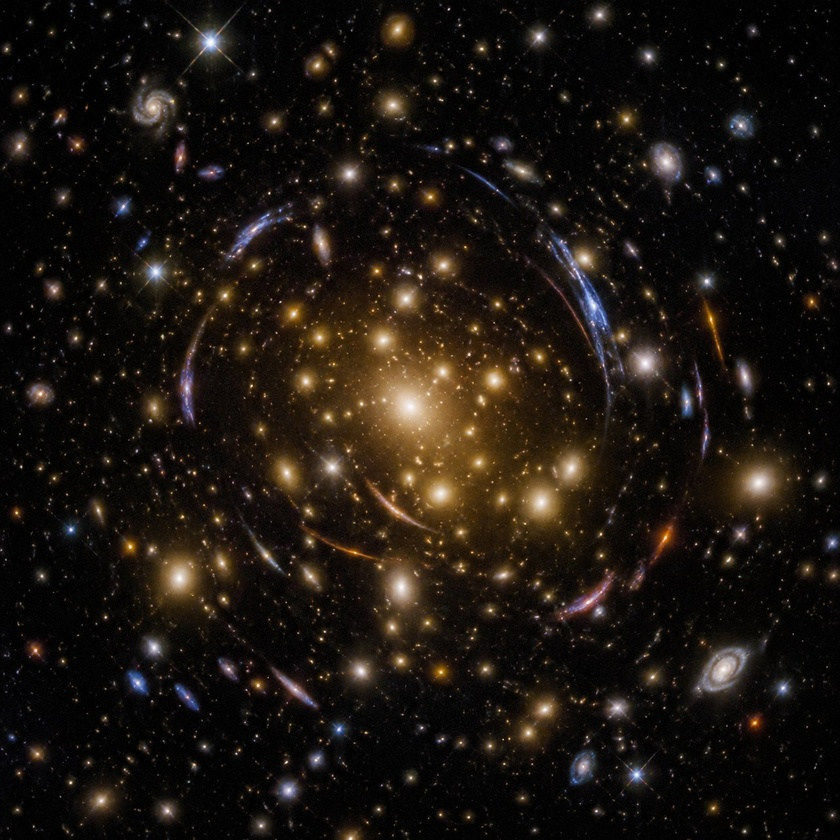
#> input picture assets/ai/a1689.jpg, 840 x 840 px, shrunk from 1280 x 1280 before the run
$ python extend_edges.py ../assets/ai/a1689.jpg
#> lines starting #> are read from the running program, lines starting #| are printed output that depends on the picture; after the words box and inside, x2 and y2 are one past the last pixel; in counts of white or black regions, pixels touching at a corner belong together
"""给圆柱投影条带贴图做"边缘延拓"，填掉未测绘纬度的黑带。

★★ 适用对象 —— 必须先分清两种情况:

  情况 A: **条带型圆柱地图**（JPL/USGS 系列，如 Ariel/Oberon/Titania 等）
    影像只覆盖了部分纬度（Voyager 2 只拍了被照亮的那一极），
    上下是**真实的未测绘区**，呈纯黑。
    这类图**地理上是正确的**，只是缺数据。
    -> 处理: 用最近的有效行**边缘延拓**填满，让球面上不出现黑帽。
       这是"把已知纬度圈的外观向未知极区延续"，是制图上的常规做法
       （比涂成随机噪声诚实，也比留黑帽好看）。

  情况 B: **拼图型**（如旧版 Deimos 是"两张半球照 + 比例尺"）
    根本不是地图，无法修复。
    -> 处理: 换掉，不用本工具。

★ 为什么不能用"逐行重建极区"的老办法:
  老办法假定坏带只在最上/最下若干行。但条带图的黑带**上下深度不同**，
  而且中间可能有零散小洞。必须**逐列**扫描。

★ 与 fix_poles.py 的区别:
  fix_poles 做的是"符合极区物理的收敛"（向整圈均值收敛，避免放射条纹）。
  本工具做的是**纯边缘延拓**（直接复制最近有效行），
  适合"未测绘"这种"不知道"的情况 —— 不臆造纬度变化。

用法:
    python extend_edges.py --check <目录>   报告黑带深度
    python extend_edges.py <目录>           处理（自动备份 .bak）
"""
import glob
import os
import shutil
import sys

import numpy as np
from PIL import Image

Image.MAX_IMAGE_PIXELS = None

BLACK = 16


def black_mask(a):
    return (a[:, :, 0] < BLACK) & (a[:, :, 1] < BLACK) & (a[:, :, 2] < BLACK)


def extend(a):
    """逐列向上/向下延伸最近的有效像素。"""
    h, w = a.shape[:2]
    m = black_mask(a)
    out = a.copy()

    # ---- 向上延伸 ----
    for x in range(w):
        col = m[:, x]
        if not col.any():
            continue
        # 找到该列顶部连续黑区
        top = 0
        while top < h and col[top]:
            top += 1
        if 0 < top < h:
            out[:top, x] = a[top, x]

    # ---- 向下延伸 (用更新后的 out 判定, 避免顶部延伸影响) ----
    m2 = black_mask(out)
    for x in range(w):
        col = m2[:, x]
        if not col.any():
            continue
        bot = 0
        while bot < h and col[h - 1 - bot]:
            bot += 1
        if 0 < bot < h:
            out[h - bot:, x] = out[h - 1 - bot, x]

    return out


def process(path, dry=False):
    im = Image.open(path).convert('RGB')
    a = np.array(im)
    m = black_mask(a)
    frac = m.mean()
    if frac < 0.005:
        return (path, frac, '无需处理', False)
    if dry:
        return (path, frac, '需延拓', True)

    bak = path + '.bak'
    if not os.path.isfile(bak):
        shutil.copy(path, bak)
    out = extend(a)
    Image.fromarray(out).save(path, quality=94)
    return (path, frac, '已延拓', True)


def main():
    if len(sys.argv) < 2:
        print(__doc__)
        return
    args = [x for x in sys.argv[1:] if not x.startswith('--')]
    dry = '--check' in sys.argv

    files = []
    for x in args:
        if os.path.isdir(x):
            files += sorted(glob.glob(os.path.join(x, 'albedo_*')))
        else:
            files.append(x)

    n = 0
    for p in files:
        if not os.path.isfile(p) or p.endswith('.bak'):
            continue
        try:
            path, frac, msg, changed = process(p, dry)
#> in process, im is the input picture: PIL image 840x840 RGB; mean R, G, B 28.2, 21.9, 16.3
#> in black_mask, `return (a[:, :, 0] < BLACK) & (a[:, :, 1] < BLACK) & (a[:, :, 2] < BLA..`:
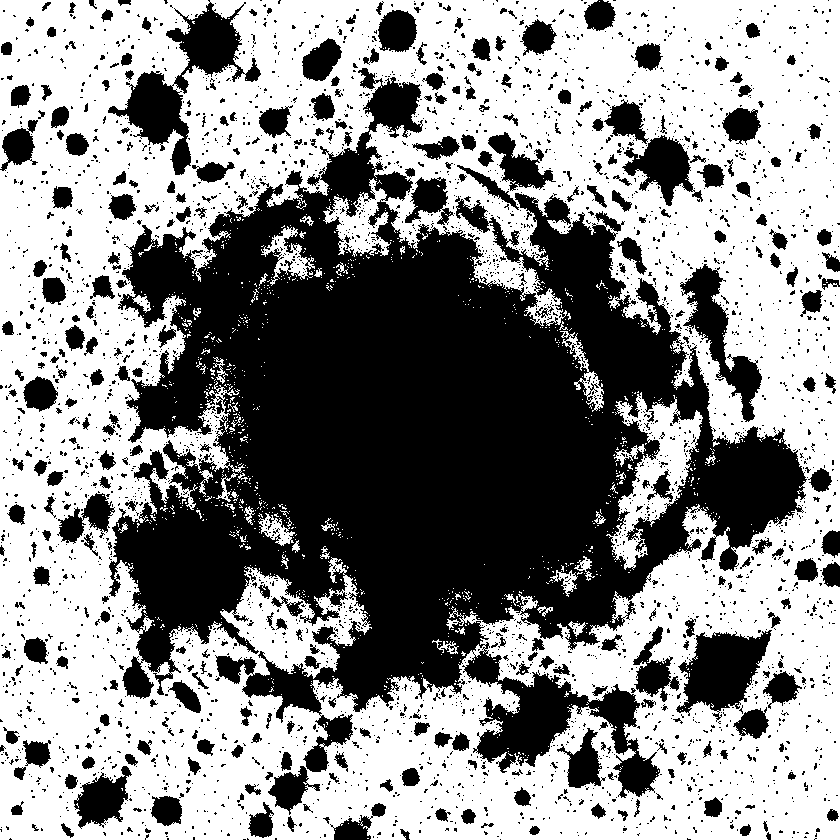
#> returned value: shape (840, 840) bool; 55.9% white; 3518 black regions (3152 under 20 px), largest, box (x1, y1, x2, y2) and area: (109, 68, 807, 798) 227527, (108, 0, 261, 175) 7136, (676, 630, 772, 722) 4866
#> in process, `frac = m.mean()`: frac = 0.559
#> after the loop in extend, `for x in range(w):`:
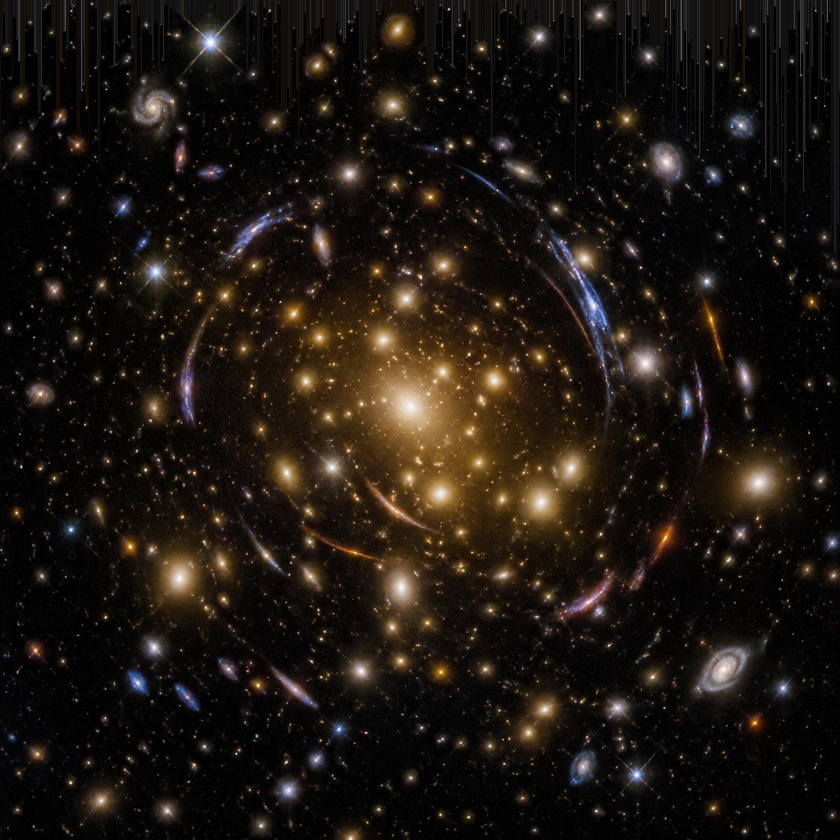
#> out: shape (840, 840, 3); 4.65% of pixels changed, all inside (x1, y1, x2, y2) = (0, 0, 840, 256)
#> in black_mask (call 3), `return (a[:, :, 0] < BLACK) & (a[:, :, 1] < BLACK) & (a[:, :, 2] < BLA..`:
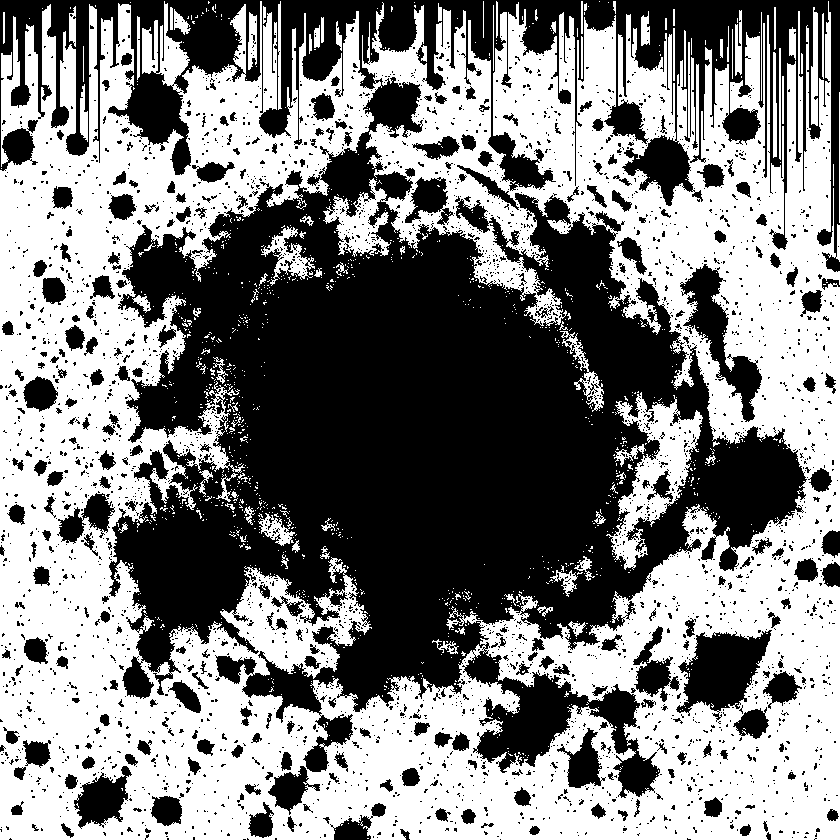
#> returned value: shape (840, 840) bool; 51.2% white; 3217 black regions (2920 under 20 px), largest, box (x1, y1, x2, y2) and area: (0, 0, 840, 798) 286070, (676, 630, 772, 722) 4866, (680, 264, 762, 422) 3905
#> after the loop in extend, `for x in range(w):`:
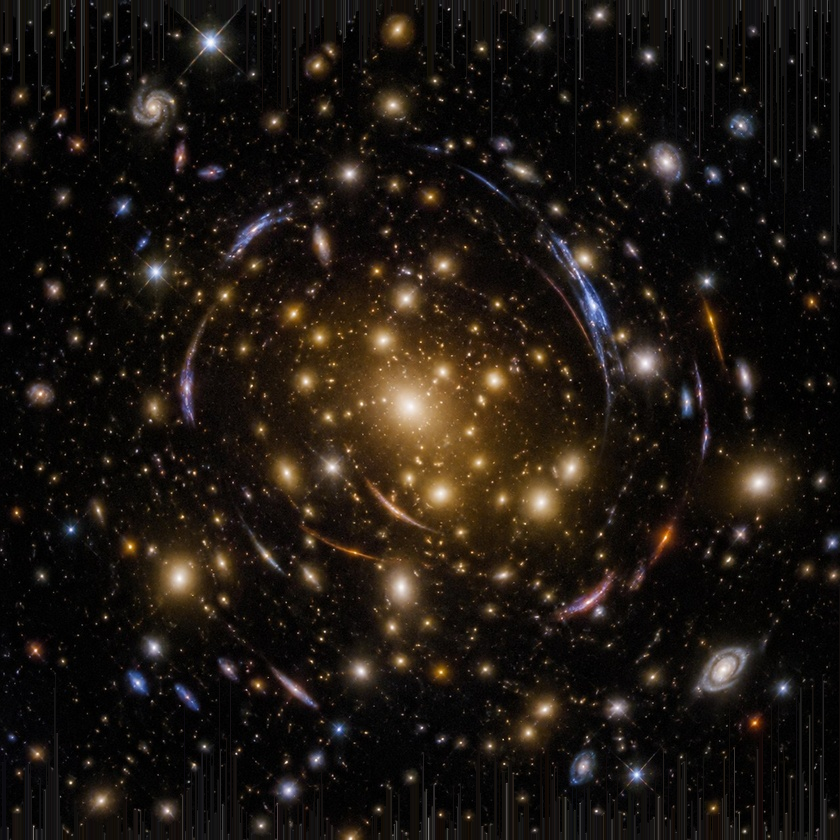
#> out: shape (840, 840, 3); 3.68% of pixels changed, all inside (x1, y1, x2, y2) = (0, 587, 840, 840)
#> path = '../assets/ai/a1689.jpg'; frac = 0.559; msg = '已延拓'; changed = True
        except Exception as e:
            print('%-24s 失败: %s' % (os.path.basename(p), e))
            continue
        if msg != '无需处理':
            print('%-24s 黑区 %5.1f%%  %s' % (os.path.basename(p), frac * 100, msg))
#| a1689.jpg                黑区  55.9%  已延拓
            if changed:
                n += 1
    print()
    print('共 %d 个文件%s' % (n, ' 需要处理' if dry else ' 已处理'))


if __name__ == '__main__':
    main()

$ run again, on assets/ai/alpha_cen_a.jpg
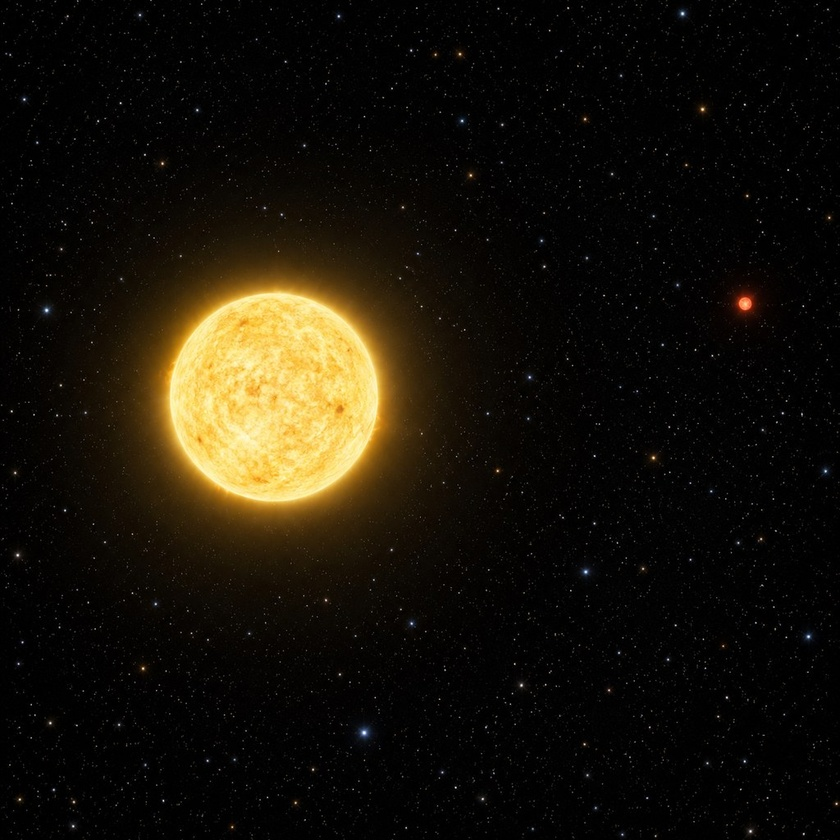
#> input picture assets/ai/alpha_cen_a.jpg, 840 x 840 px, shrunk from 1024 x 1024 before the run
#> in process, im is the input picture: PIL image 840x840 RGB; mean R, G, B 24, 19.4, 10
#> in black_mask, `return (a[:, :, 0] < BLACK) & (a[:, :, 1] < BLACK) & (a[:, :, 2] < BLA..`:
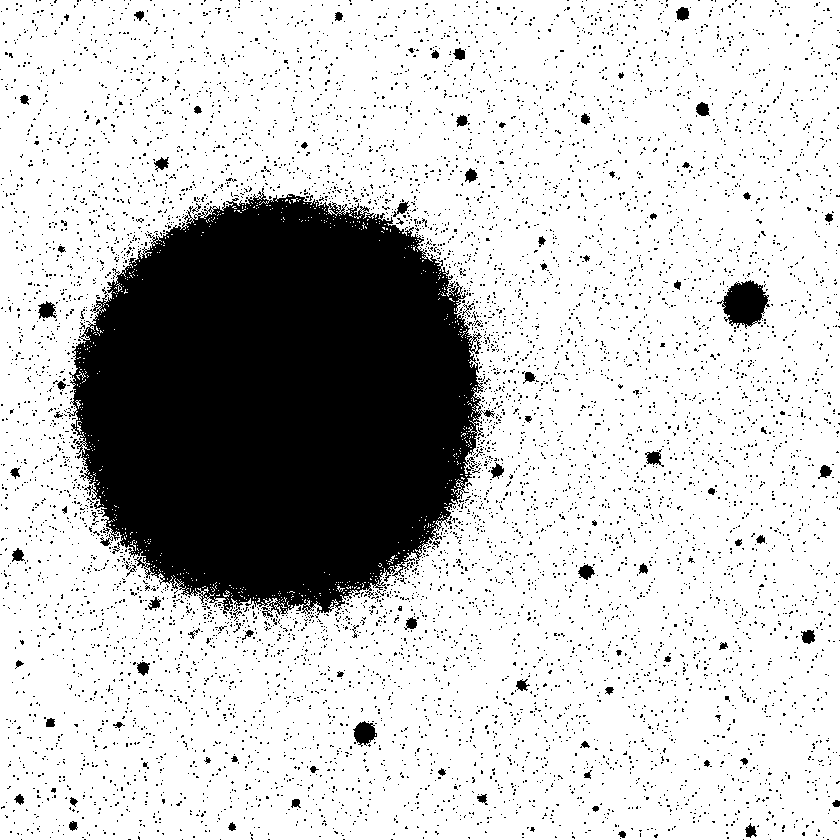
#> returned value: shape (840, 840) bool; 77.5% white; 7283 black regions (7186 under 20 px), largest, box (x1, y1, x2, y2) and area: (67, 188, 495, 617) 131317, (717, 280, 770, 329) 1547, (353, 721, 377, 747) 388
#> in process, `frac = m.mean()`: frac = 0.775
#> after the loop in extend, `for x in range(w):`:
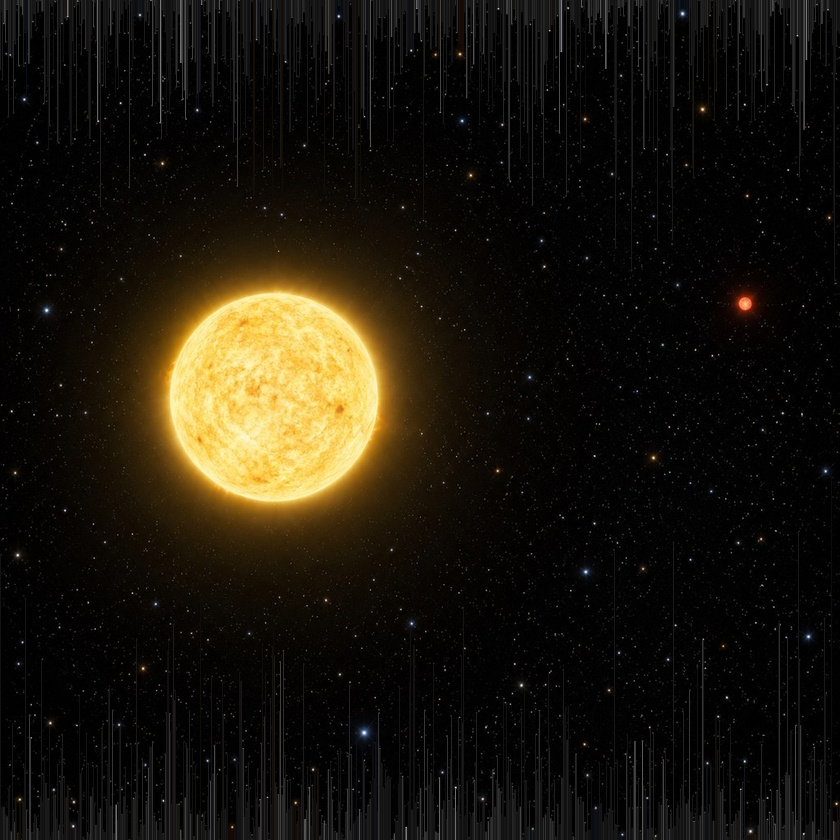
#> out: shape (840, 840, 3); mean R, G, B 27, 22.4, 13
#> in main, `path, frac, msg, changed = process(p, dry)`: path = '../assets/ai/alpha_cen_a.jpg'; frac = 0.775; msg = '已延拓'; changed = True
#| alpha_cen_a.jpg          黑区  77.5%  已延拓

$ run again, on assets/ai/antennae.jpg
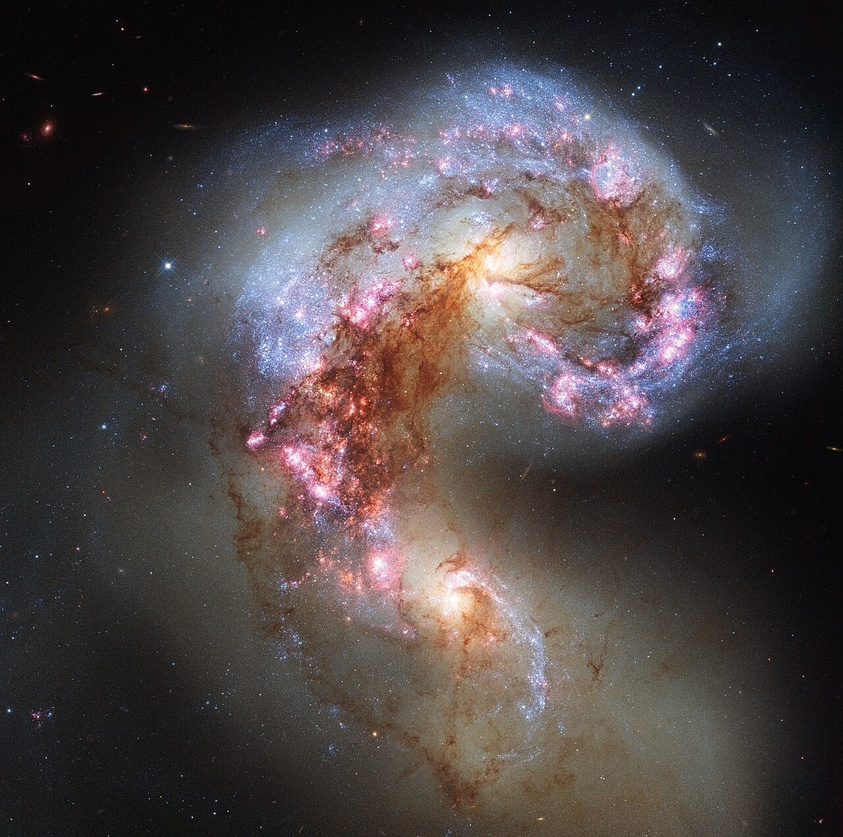
#> input picture assets/ai/antennae.jpg, 843 x 837 px, shrunk from 1280 x 1271 before the run
#> in process, im is the input picture: PIL image 843x837 RGB; mean R, G, B 77.4, 69.8, 70.7
#> in black_mask, `return (a[:, :, 0] < BLACK) & (a[:, :, 1] < BLACK) & (a[:, :, 2] < BLA..`:
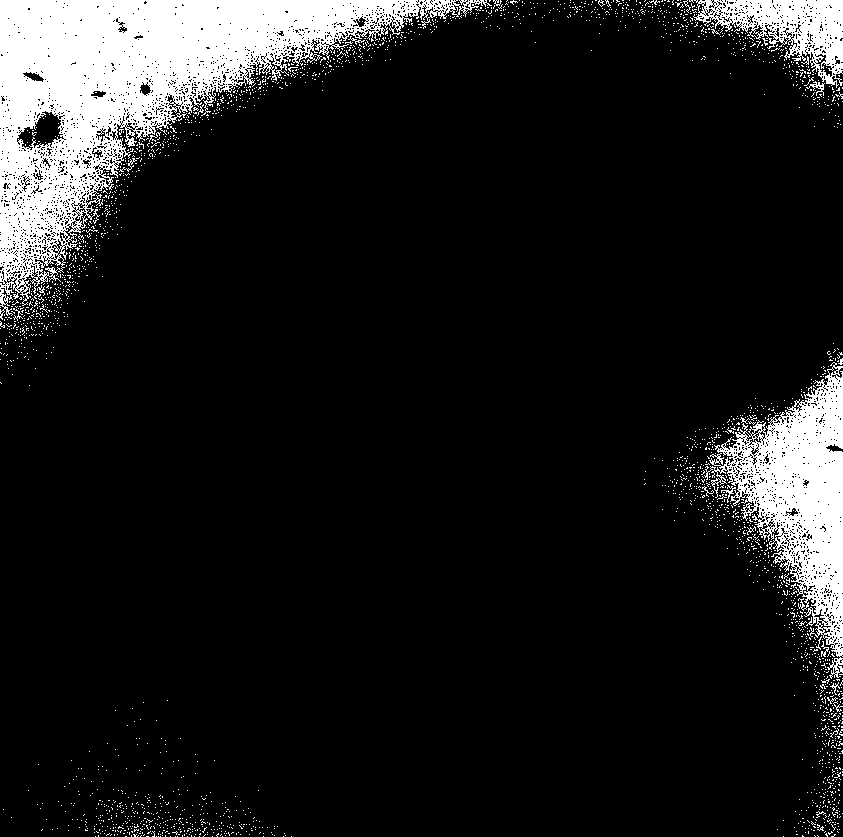
#> returned value: shape (837, 843) bool; 10.7% white; 2660 white regions (2635 under 20 px), largest, box (x1, y1, x2, y2) and area: (0, 0, 492, 320) 47350, (704, 362, 843, 679) 16899, (693, 0, 843, 88) 5530
#> in process, `frac = m.mean()`: frac = 0.107
#> in black_mask (call 3), `return (a[:, :, 0] < BLACK) & (a[:, :, 1] < BLACK) & (a[:, :, 2] < BLA..`:
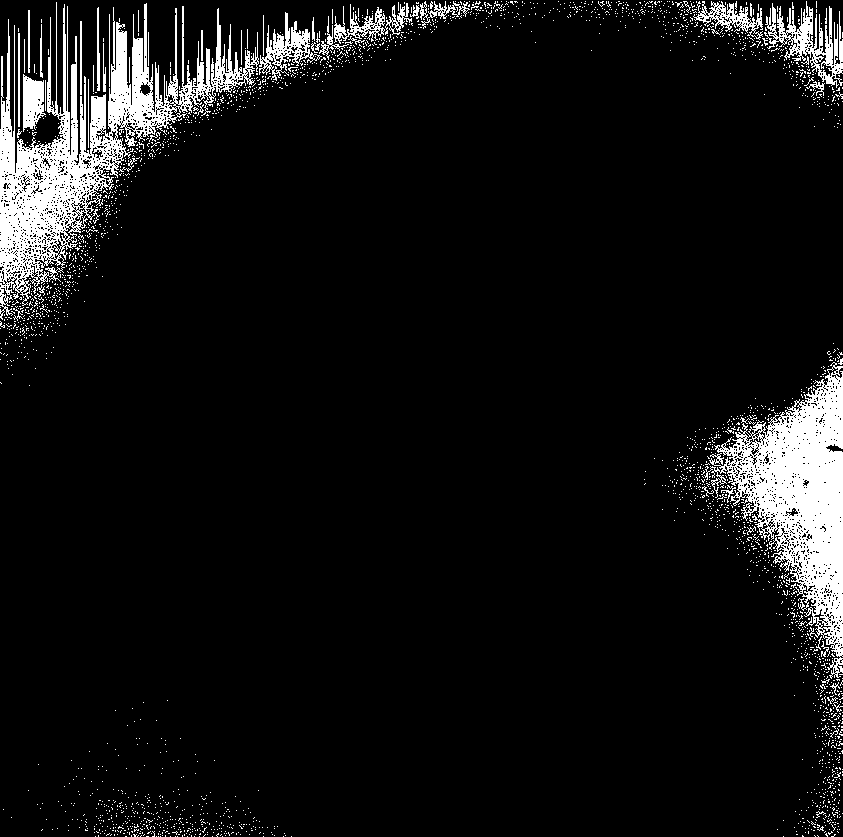
#> returned value: shape (837, 843) bool; 7.4% white; 2764 white regions (2709 under 20 px), largest, box (x1, y1, x2, y2) and area: (0, 2, 259, 320) 20608, (704, 362, 843, 679) 16899, (764, 1, 843, 88) 2402
#> in main, `path, frac, msg, changed = process(p, dry)`: path = '../assets/ai/antennae.jpg'; frac = 0.107; msg = '已延拓'; changed = True
#| antennae.jpg             黑区  10.7%  已延拓
